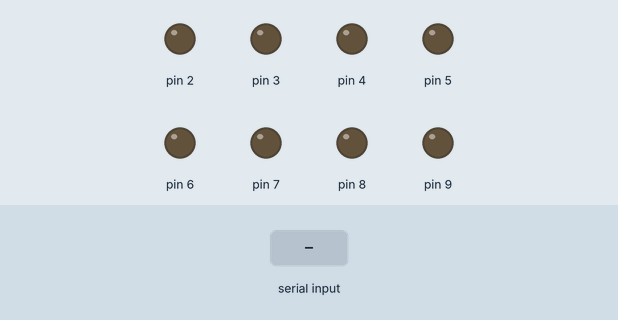
The sketch below on a simulated Arduino Uno, built with avr-gcc and run on an emulated ATmega328P. On the bench: output pins drawn as LEDs (lit = HIGH). The test bench sets the inputs (shaded band).

Above: at 1.2 s.
1.3 s: byte 30 received over Serial
At 2.3 s:
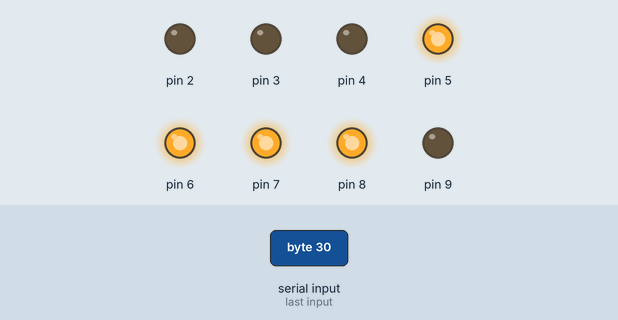
2.8 s: byte 90 received over Serial
At 3.4 s:
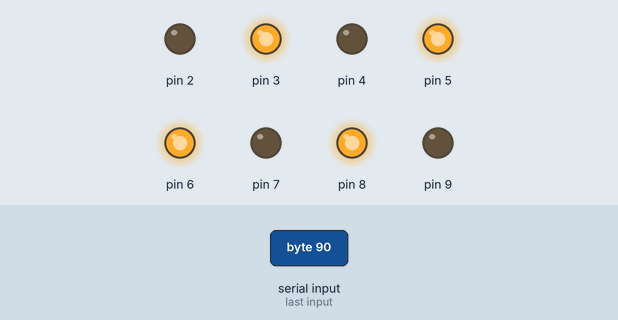
4.3 s: byte 120 received over Serial
At 4.6 s:
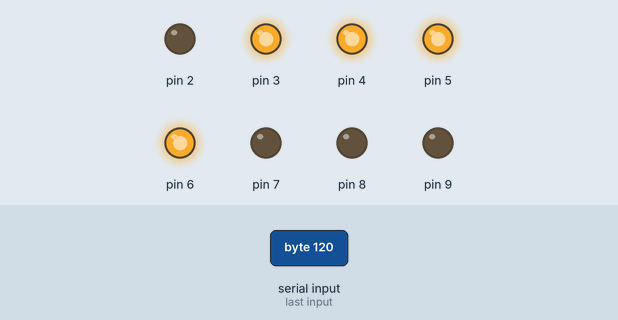
Timing chart, 0 to 7.3 s (numbered marks = the images above; inputs shaded):
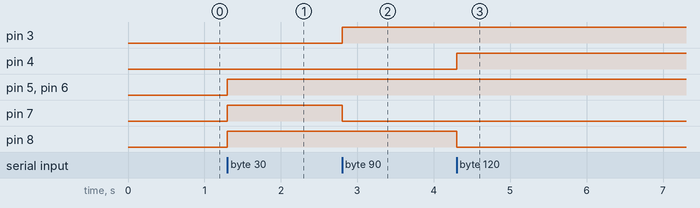

Measured:
- after the input at 1.3 s, pin 5–8: LOW → HIGH at once
- after the input at 2.8 s, pin 3: LOW → HIGH at once; pin 7: HIGH → LOW at once
- after the input at 4.3 s, pin 4: LOW → HIGH at once; pin 8: HIGH → LOW at once

The sketch:

Serial2Relay.ino
```cpp
char val; // Data received from the serial port
byte relayStates = 0;
byte relayStatesOld = 0;
byte relayStatesChange = 0;
int offset = 2;

void setup() {
  // set pin 2 to 9 as Outputs
  for(int i=0+offset; i<8+offset; i++){
    pinMode(i, OUTPUT);
  }

  Serial.begin(9600); // Start serial communication at 9600 bps
}

void loop() {
  while (Serial.available()) { // If data is available to read,
    relayStates = (byte)Serial.read();
  }
  relayStatesChange = relayStates | relayStatesOld;
  if(relayStatesChange != 0){
    for(int i=0; i<8; i++){
      if(bitRead(relayStatesChange, i) == 1){
        digitalWrite(7+offset-i,bitRead(relayStates, i));
      }
    }
  }
  relayStatesOld = relayStates;
}
```
